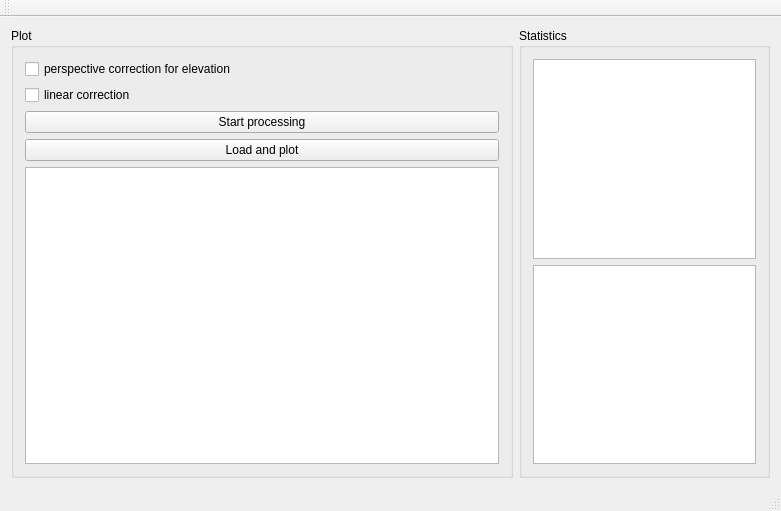
<?xml version="1.0" encoding="UTF-8"?>
<ui version="4.0">
 <class>MainWindow</class>
 <widget class="QMainWindow" name="MainWindow">
  <property name="geometry">
   <rect>
    <x>0</x>
    <y>0</y>
    <width>781</width>
    <height>511</height>
   </rect>
  </property>
  <property name="windowTitle">
   <string>MainWindow</string>
  </property>
  <widget class="QWidget" name="centralWidget">
   <layout class="QGridLayout" name="gridLayout_2" columnstretch="2,1">
    <item row="0" column="0">
     <widget class="QGroupBox" name="groupBox">
      <property name="title">
       <string>Plot</string>
      </property>
      <layout class="QGridLayout" name="gridLayout_5">
       <item row="3" column="0">
        <widget class="QPushButton" name="loadPushButton">
         <property name="text">
          <string>Load and plot</string>
         </property>
        </widget>
       </item>
       <item row="4" column="0">
        <widget class="QGraphicsView" name="graphicsView"/>
       </item>
       <item row="2" column="0">
        <widget class="QPushButton" name="processingPushButton">
         <property name="text">
          <string>Start processing</string>
         </property>
        </widget>
       </item>
       <item row="0" column="0">
        <widget class="QCheckBox" name="perspectiveCheckBox">
         <property name="text">
          <string>perspective correction for elevation</string>
         </property>
        </widget>
       </item>
       <item row="1" column="0">
        <widget class="QCheckBox" name="linearCheckBox">
         <property name="text">
          <string>linear correction</string>
         </property>
        </widget>
       </item>
      </layout>
     </widget>
    </item>
    <item row="0" column="1">
     <widget class="QGroupBox" name="groupBox_2">
      <property name="title">
       <string>Statistics</string>
      </property>
      <layout class="QGridLayout" name="gridLayout_4">
       <item row="1" column="0">
        <widget class="QTableWidget" name="tableWidget"/>
       </item>
       <item row="0" column="0">
        <widget class="QListWidget" name="listWidget"/>
       </item>
      </layout>
     </widget>
    </item>
   </layout>
  </widget>
  <widget class="QMenuBar" name="menuBar">
   <property name="geometry">
    <rect>
     <x>0</x>
     <y>0</y>
     <width>781</width>
     <height>19</height>
    </rect>
   </property>
  </widget>
  <widget class="QToolBar" name="mainToolBar">
   <attribute name="toolBarArea">
    <enum>TopToolBarArea</enum>
   </attribute>
   <attribute name="toolBarBreak">
    <bool>false</bool>
   </attribute>
  </widget>
  <widget class="QStatusBar" name="statusBar"/>
 </widget>
 <layoutdefault spacing="6" margin="11"/>
 <resources/>
 <connections/>
</ui>
